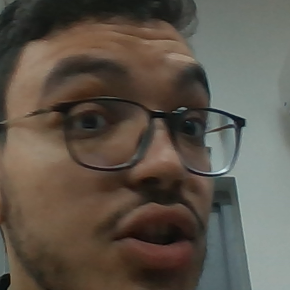
#> input picture PythonProject (2)/PythonProject/PythonProject/non-classees/p-0.png, 290 x 290 px, given in place of the camera
$ python detection_objet.py
#> lines starting #> are read from the running program, lines starting #| are printed output that depends on the picture; after the words box and inside, x2 and y2 are one past the last pixel; in counts of white or black regions, pixels touching at a corner belong together
import cv2
import numpy as np
import tkinter

from tqdm import tk

lo=np.array([50, 20, 20])
hi=np.array([115, 205, 205])
color_infos=(0, 255, 255)
cap=cv2.VideoCapture(0)
while True:
    ret, frame=cap.read()
#> frame is the input picture: shape (290, 290, 3); mean B, G, R 75.5, 85.8, 93.8
    image=cv2.cvtColor(frame, cv2.COLOR_BGR2HSV)
#> image: shape (290, 290, 3); mean H, S, V 35.5, 68.7, 97.4
    mask=cv2.inRange(image, lo, hi)
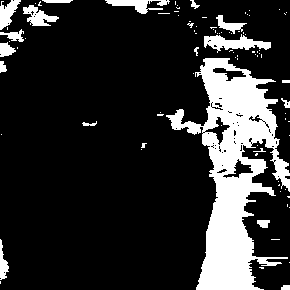
#> mask: shape (290, 290); 17.8% white; 91 white regions (72 under 20 px), largest, box (x1, y1, x2, y2) and area: (166, 58, 290, 290) 11797, (204, 34, 271, 53) 633, (105, 0, 170, 14) 413
    image=cv2.blur(image, (7, 7))
#> image: shape (290, 290, 3); mean H, S, V 35.5, 68.7, 97.4
    mask=cv2.erode(mask, None, iterations=4)
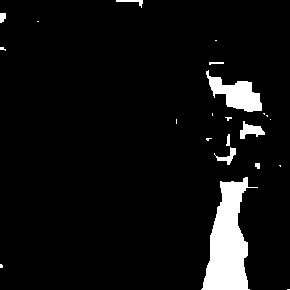
#> mask: shape (290, 290); 6.2% white; 22 white regions (13 under 20 px), largest, box (x1, y1, x2, y2) and area: (201, 177, 258, 290) 3440, (206, 70, 262, 112) 1110, (240, 121, 265, 139) 231
    mask=cv2.dilate(mask, None, iterations=4)
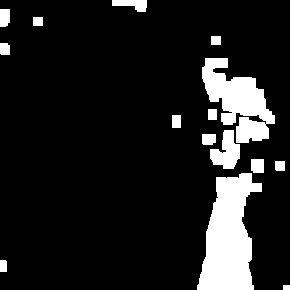
#> mask: shape (290, 290); 12.2% white; 15 white regions
    image2=cv2.bitwise_and(frame, frame, mask=mask)
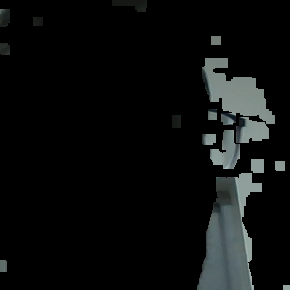
#> image2: shape (290, 290, 3); mean B, G, R 13.5, 13.7, 12.1
    elements=cv2.findContours(mask, cv2.RETR_EXTERNAL, cv2.CHAIN_APPROX_SIMPLE)[-2]
#> elements = 15 contours; largest, box (x1, y1, x2, y2) and area: (197, 173, 262, 290) 4619, (202, 58, 275, 143) 2996, (210, 130, 240, 169) 656, (112, 0, 147, 12) 230, (251, 159, 264, 173) 152
    if len(elements) > 0:
        c=max(elements, key=cv2.contourArea)
#> c = contour of 100 points, box (x1, y1, x2, y2) (197, 173, 262, 290), area 4619
        ((x, y), rayon)=cv2.minEnclosingCircle(c)
#> x = 225; y = 231.5; rayon = 63.99
        if rayon>30:
            cv2.circle(frame, (int(x), int(y)), 5, color_infos, 10)
            cv2.line(frame, (int(x), int(y)), (int(x)+150, int(y)), color_infos, 2)
            cv2.putText(frame, "Objet", (int(x)+10, int(y) -10), cv2.FONT_HERSHEY_DUPLEX, 1, color_infos, 1, cv2.LINE_AA)
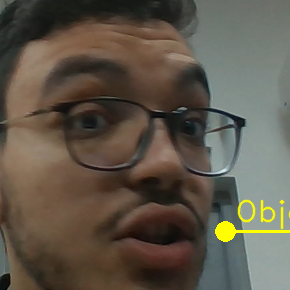
#> frame: shape (290, 290, 3); mean B, G, R 74.3, 86.9, 95.1
    cv2.imshow('Camera', frame)
    if cv2.waitKey(1)&0xFF==ord('q'):
#> (key q is pressed here)
        break
cap.release()
cv2.destroyAllWindows()

$ run again, on PythonProject (2)/PythonProject/PythonProject/non-classees/p-1.png
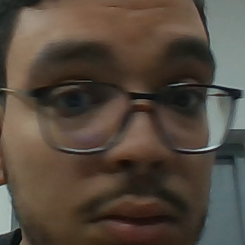
#> input picture PythonProject (2)/PythonProject/PythonProject/non-classees/p-1.png, 245 x 245 px, given in place of the camera
#> frame is the input picture: shape (245, 245, 3); mean B, G, R 61.9, 72.9, 84.1
#> `mask=cv2.inRange(image, lo, hi)`:
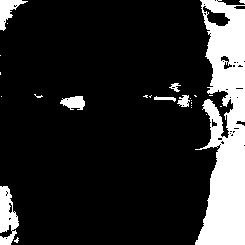
#> mask: shape (245, 245); 16.2% white; 25 white regions (18 under 20 px), largest, box (x1, y1, x2, y2) and area: (195, 0, 245, 245) 8109, (0, 186, 19, 245) 717, (0, 0, 28, 31) 361
#> elements = 8 contours; box (x1, y1, x2, y2) and area: (196, 126, 245, 245) 3762, (205, 0, 245, 90) 2425, (227, 89, 245, 128) 410, (0, 187, 9, 232) 320, (0, 0, 20, 21) 232, (68, 97, 83, 108) 138, (211, 127, 221, 138) 90, (0, 238, 11, 245) 56
#> c = contour of 63 points, box (x1, y1, x2, y2) (196, 126, 245, 245), area 3762
#> x = 220; y = 185; rayon = 63.69
#> `cv2.putText(frame, "Objet", (int(x)+10, int(y) -10), cv2.FONT_HERSHEY_..`:
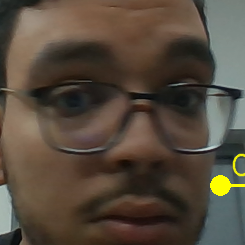
#> frame: shape (245, 245, 3); mean B, G, R 61.1, 74.1, 85.4

$ run again, on PythonProject (2)/PythonProject/PythonProject/non-classees/p-10.png
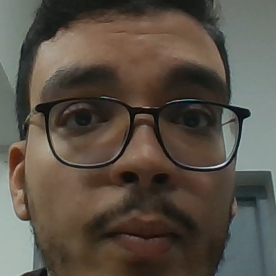
#> input picture PythonProject (2)/PythonProject/PythonProject/non-classees/p-10.png, 276 x 276 px, given in place of the camera
#> frame is the input picture: shape (276, 276, 3); mean B, G, R 70.8, 81.2, 89.3
#> `mask=cv2.inRange(image, lo, hi)`:
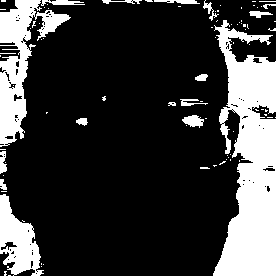
#> mask: shape (276, 276); 22.9% white; 86 white regions (70 under 20 px), largest, box (x1, y1, x2, y2) and area: (213, 20, 276, 276) 10252, (0, 0, 71, 147) 3790, (0, 194, 44, 276) 1938
#> elements = 9 contours; largest, box (x1, y1, x2, y2) and area: (214, 55, 276, 276) 8657, (0, 195, 32, 271) 1320, (0, 73, 26, 144) 998, (0, 0, 38, 43) 938, (45, 14, 63, 32) 220
#> c = contour of 153 points, box (x1, y1, x2, y2) (214, 55, 276, 276), area 8657
#> x = 244.5; y = 166.3; rayon = 112.9
#> `cv2.putText(frame, "Objet", (int(x)+10, int(y) -10), cv2.FONT_HERSHEY_..`:
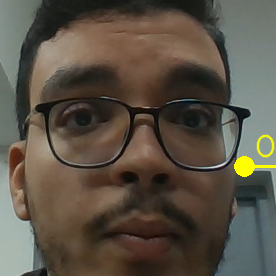
#> frame: shape (276, 276, 3); mean B, G, R 69.9, 81.9, 90.2
